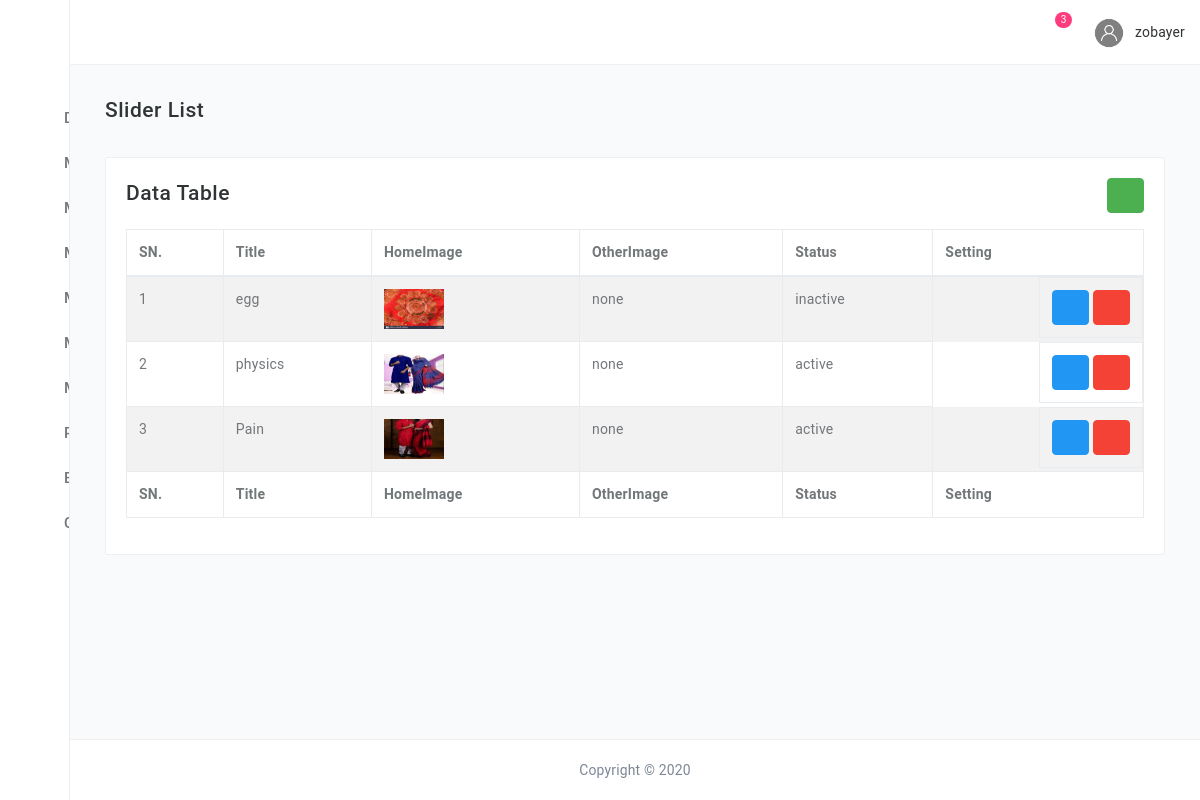
Screenshot of /admin/sliderlist.php (signed in) with the database file from the repository.
### tables this page shows
CREATE TABLE `slider` (
  `id` int(11) NOT NULL,
  `title` varchar(255) NOT NULL,
  `homeimg` varchar(255) DEFAULT NULL,
  `otherimg` varchar(255) DEFAULT NULL,
  `status` varchar(100) NOT NULL DEFAULT 'inactive'
);

### lib/Database.php (called while the page is built, shortened)
<?php
Class Database{
 public $host   = DB_HOST;
 public $user   = DB_USER;
 public $pass   = DB_PASS;
 public $dbname = DB_NAME;
 public $link;
private function connectDB(){
 $this->link = new mysqli($this->host, $this->user, $this->pass,
  $this->dbname);
 }
public function select($query){
  $result = $this->link->query($query) or
   die($this->link->error.__LINE__);
  if($result->num_rows > 0){
    return $result;
  } else {
    return false;
  }
 }
}
?>

### classes/Catagory.php (called while the page is built, shortened)
<?php
$filepath=realpath(dirname(__FILE__));
include_once ($filepath.'/../lib/Database.php');
include_once($filepath.'/../helpers/Format.php'); ?>
 <?php
 class Catagory {
 	private $db;
	public function __construct(){
		$this->db=new Database();
	}
public function getslider()
{
	$query="select * from slider order by id desc";
 	$result=$this->db->select($query);
 	return $result;
}
}
  ?>

### lib/Session.php (called while the page is built, shortened)
<?php
class Session{
 public static function get($key){
  if (isset($_SESSION[$key])) {
   return $_SESSION[$key];
  } else {
   return false;
  }
 }
}
?>

### admin/sliderlist.php (the view, shortened to what this page needs)
<?php include 'inc/header.php';?>
<?php include 'inc/sidebar.php';?>
<?php include 'inc/header-nav.php';?>
<main class="main-content bgc-grey-100">
    <div id="mainContent">
        <div class="container-fluid">
            <h4 class="c-grey-900 mT-10 mB-30">Slider List</h4>
            <div class="row">
                <div class="col-md-12">
                    <div class="bgc-white bd bdrs-3 p-20 mB-20">
                        <h4 class="c-grey-900 mB-20"> Data Table <span class="pull-right"><a href="slideradd.php" class="btn btn-success btn-xs"><i class="fa fa-plus" aria-hidden="true"></i></a></span></h4>
                        <table id="table-datatables" class="table table-striped table-bordered" cellspacing="0" width="100%">
                            <thead>
                                <tr>
                                    <th>SN.</th>
                                    <th>Title</th>
                                    <th>HomeImage</th>
                                    <th>OtherImage</th>
                                    <th>Status</th>
                                    <th>Setting</th>
                                </tr>
                            </thead>
                            <tfoot>
                                <tr>
                                    <th>SN.</th>
                                    <th>Title</th>
                                    <th>HomeImage</th>
                                    <th>OtherImage</th>
                                    <th>Status</th>
                                    <th>Setting</th>
                                </tr>
                            </tfoot>
                            <tbody>
                                <?php
                                $getCat=$cat->getslider();
                                if ($getCat) {
                                    $i=0;
                                    while ($re=$getCat->fetch_assoc()) {
                                        $i++;
                                 ?>
                                <tr>
                                    <td><?php echo($i); ?></td>
                                    <td><?php echo($re['title']) ;?></td>
                                    <td><img src="<?php echo($re['homeimg']); ?>" height="40px" width="60px"/></td>
                                   <?php
                                    if($re['otherimg']!=null){
                                   ?>
                                    <td><img src="<?php echo($re['otherimg']); ?>" height="40px" width="60px"/></td>
                                     <?php
                                    }else{
                                   ?>
                                    <td>none</td>
                                     <?php
                                    }
                                   ?>
                                    <td><?php echo($re['status']); ?></td>
                                    <td class="pull-right">
                                       <?php if($re['status']=='active'){
                                        ?>
                                        <a class="btn btn-primary" onclick="return confirm('are you sure Inactive slider!')" href="?inactiveid=<?php echo($re['id']) ;?>"><i class="fa fa-eye" aria-hidden="true"></i></a>
                                       <?php }else{ ?>
                                        <a class="btn btn-primary" onclick="return confirm('are you sure active slider!')" href="?activeid=<?php echo($re['id']) ;?>"><i class="fa fa-trash-o" aria-hidden="true"></i></a>
                                        <?php } ?>
                                        <?php
                                        if (Session::get("adminRole")=='0') {
                                         ?>
                                        <a class="btn btn-danger" onclick="return confirm('are you sure delect slider!')" href="?delete=<?php echo($re['id']) ;?>"><i class="fa fa-trash-o" aria-hidden="true"></i></a>
                                    <?php } ?>
                                    </td>
                                </tr>
                                <?php }}else{echo("catagory not found");} ?>
                            </tbody>
                        </table>
                    </div>
                </div>
            </div>
        </div>
    </div>
</main>
<?php include 'inc/footer.php';?>

### rows the page displays
slider: title "egg", homeimg (picture), shows "none", status "inactive"
slider: title "physics", homeimg (picture), shows "none", status "active"
slider: title "Pain", homeimg (picture), shows "none", status "active"

### other values shown
$countMail "3"
Session::get('adminName') "zobayer"
